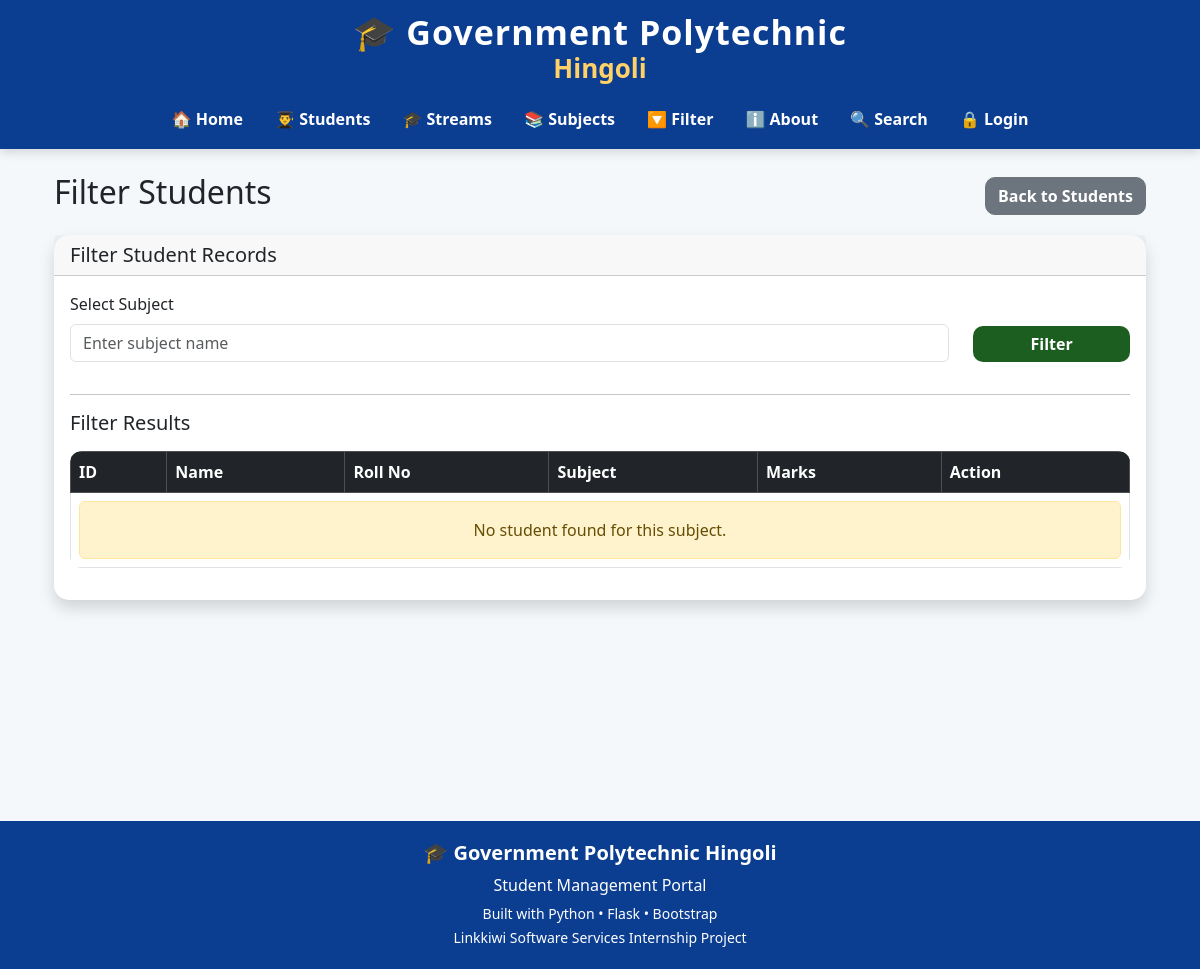
The page /filter on the database as committed earlier.
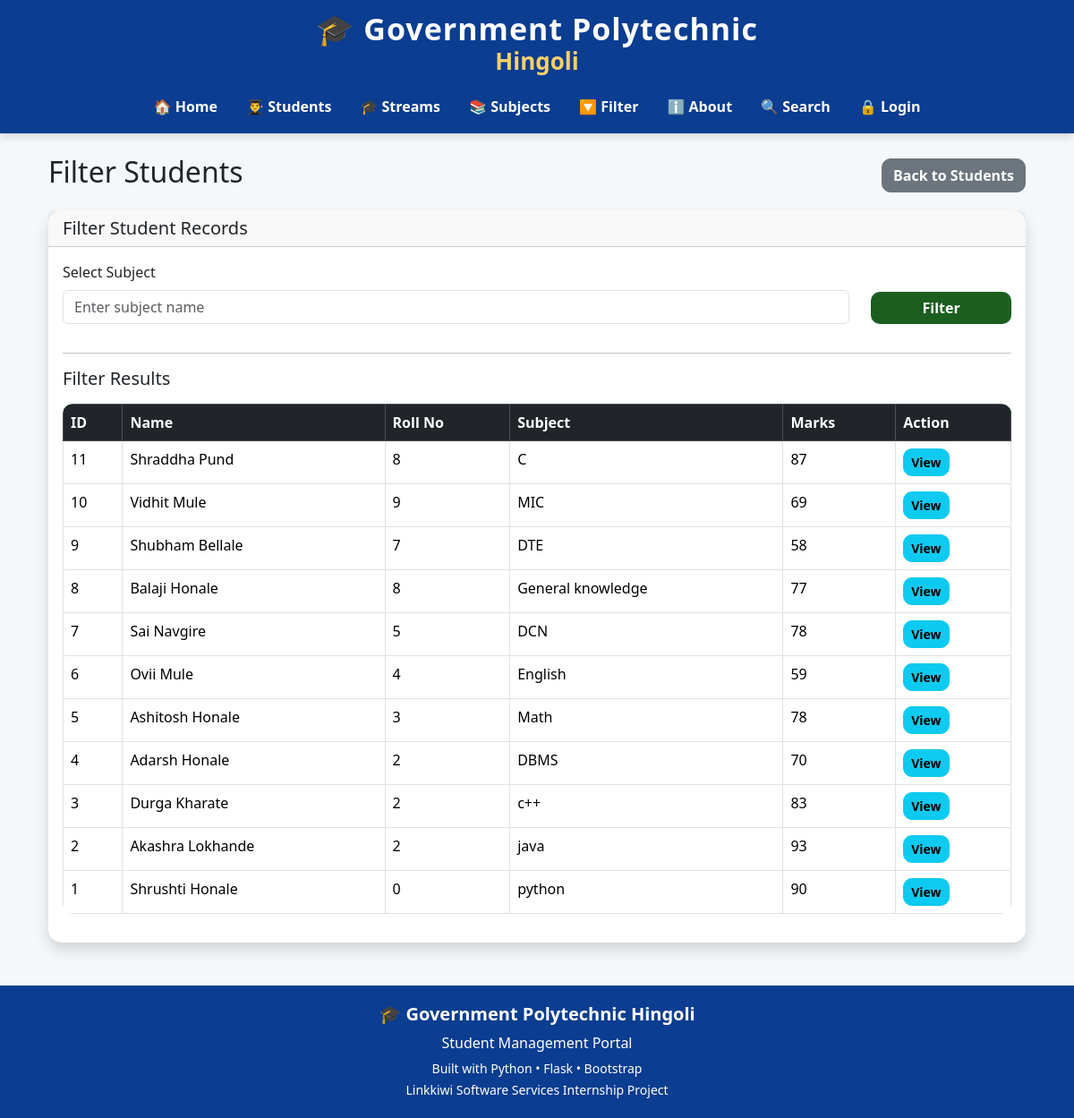
The same page on the database as committed later.
### tables this page shows
CREATE TABLE students (
            id INTEGER PRIMARY KEY AUTOINCREMENT,
            name TEXT NOT NULL,
            roll INTEGER NOT NULL,
            marks INTEGER NOT NULL,
            subject TEXT NOT NULL,
            attendance INTEGER DEFAULT 0
        );

### app.py (the view)
@app.route("/filter")
def filter_students():
    subject = request.args.get(
        "subject",
        ""
    )
    grade = request.args.get(
        "grade",
        ""
    )
    conn = get_db()
    subjects = conn.execute(
        """
        SELECT DISTINCT subject
        FROM students
        WHERE subject IS NOT NULL
        ORDER BY subject
        """
    ).fetchall()
    query = "SELECT * FROM students WHERE 1=1"
    params = []
    if subject:
        query += " AND subject=?"
        params.append(subject)
    if grade == "excellent":
        query += " AND marks>=90"
    elif grade == "good":
        query += " AND marks>=75 AND marks<90"
    elif grade == "average":
        query += " AND marks>=60 AND marks<75"
    elif grade == "poor":
        query += " AND marks<45"
    query += " ORDER BY id DESC"
    students = conn.execute(
        query,
        params
    ).fetchall()
    conn.close()
    return render_template(
        "filter.html",
        students=students,
        subjects=subjects,
        selected_subject=subject,
        selected_grade=grade
    )

### database.py (called while the page is built)
def get_db():
    conn = sqlite3.connect(DB_PATH)
    conn.row_factory = sqlite3.Row
    return conn

### templates/filter.html (shortened to what this page needs)
{% extends "base.html" %}
{% block content %}
<div class="container mt-4">
    <div class="d-flex justify-content-between align-items-center mb-3">
        <h2>
            Filter Students
        </h2>
        <a href="/students" class="btn btn-secondary">
            Back to Students
        </a>
    </div>
    <div class="card shadow">
        <div class="card-header">
            <h5 class="mb-0">
                Filter Student Records
            </h5>
        </div>
        <div class="card-body">
            <form method="POST" action="/filter">
                <div class="row">
                    <div class="col-md-10 mb-3">
                        <label class="form-label">
                            Select Subject
                        </label>
                        <input
                            type="text"
                            name="subject"
                            class="form-control"
                            placeholder="Enter subject name"
                            required>
                    </div>
                    <div class="col-md-2 mb-3 d-flex align-items-end">
                        <button
                            type="submit"
                            class="btn btn-primary w-100">
                            Filter
                        </button>
                    </div>
                </div>
            </form>
            <hr>
            <h5 class="mb-3">
                Filter Results
            </h5>
            <div class="table-responsive">
                <table class="table table-bordered table-hover">
                    <thead class="table-dark">
                        <tr>
                            <th>
                                ID
                            </th>
                            <th>
                                Name
                            </th>
                            <th>
                                Roll No
                            </th>
                            <th>
                                Subject
                            </th>
                            <th>
                                Marks
                            </th>
                            <th>
                                Action
                            </th>
                        </tr>
                    </thead>
                    <tbody>
                    {% for student in students %}
                        <tr>
                            <td>
                                {{ student['id'] }}
                            </td>
                            <td>
                                {{ student['name'] }}
                            </td>
                            <td>
                                {{ student['roll'] }}
                            </td>
                            <td>
                                {{ student['subject'] }}
                            </td>
                            <td>
                                {{ student['marks'] }}
                            </td>
                            <td>
                                <a href="/detail/{{ student['id'] }}"
                                   class="btn btn-info btn-sm">
                                    View
                                </a>
                            </td>
                        </tr>
                    {% endfor %}
                    {% if students|length == 0 %}
                    <tr>
                        <td colspan="6" class="text-center">
                            <div class="alert alert-warning mb-0">
                                No student found for this subject.
                            </div>
                        </td>
                    </tr>
                    {% endif %}
                    </tbody>
                </table>
            </div>
        </div>
    </div>
</div>
{% endblock %}

Rows that differ between the two databases and show on the page:
added students: id "11", name "Shraddha Pund", roll "8", subject "C", marks "87"
added students: id "10", name "Vidhit Mule", roll "9", subject "MIC", marks "69"
added students: id "9", name "Shubham Bellale", roll "7", subject "DTE", marks "58"
added students: id "8", name "Balaji Honale", roll "8", subject "General knowledge", marks "77"
added students: id "7", name "Sai Navgire", roll "5", subject "DCN", marks "78"
added students: id "6", name "Ovii Mule", roll "4", subject "English", marks "59"
added students: id "5", name "Ashitosh Honale", roll "3", subject "Math", marks "78"
added students: id "4", name "Adarsh Honale", roll "2", subject "DBMS", marks "70"
added students: id "3", name "Durga Kharate", roll "2", subject "c++", marks "83"
added students: id "2", name "Akashra Lokhande", roll "2", subject "java", marks "93"
added students: id "1", name "Shrushti Honale", roll "0", subject "python", marks "90"
Other text that changed with them:
text no longer shown: "No student found for this subject."
